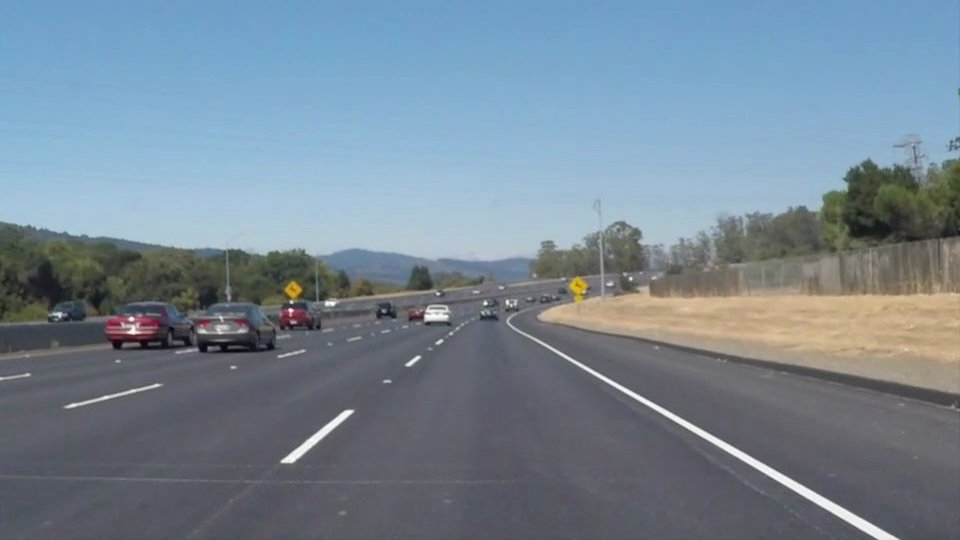
#> input picture 01_lane_detection/samples/inputs/solidWhiteCurve.jpg, 960 x 540 px, given as the content of the folder ../../data/lane, which was not available
$ python evaluate.py
#> lines starting #> are read from the running program, lines starting #| are printed output that depends on the picture; after the words box and inside, x2 and y2 are one past the last pixel; in counts of white or black regions, pixels touching at a corner belong together; pictures that were not available may be replaced by others from this repository, and a replacement may not be noted
### 01_lane_detection/src/lane_detection.py
"""Classical lane detection + lane departure warning.

Pipeline per frame:
  1. Colour mask (HLS): keep white and yellow paint, drop grey asphalt/shadows.
  2. Grayscale + Gaussian blur + Canny edges, restricted to the colour mask.
  3. Trapezoid region of interest (road area in front of the car).
  4. Probabilistic Hough transform -> line segments.
  5. Split segments into left/right by slope, fit one line per side (length-weighted).
  6. Temporal smoothing (exponential moving average) across frames.
  7. Perspective warp to a bird's-eye view: measure lane width and the car's
     lateral offset from the lane centre -> departure warning.

Usage:
  python lane_detection.py --input video.mp4 --output out.mp4 [--no-color] [--no-smooth]
  python lane_detection.py --input image.jpg --output out.jpg
"""
import argparse
import json
import os

import cv2
import numpy as np

# ---- tunable parameters (try changing these) ----
CANNY_LOW, CANNY_HIGH = 50, 150
HOUGH_THRESHOLD = 20        # min votes
HOUGH_MIN_LEN = 20          # px
HOUGH_MAX_GAP = 100         # px
MIN_ABS_SLOPE = 0.4         # reject near-horizontal segments
SMOOTH_ALPHA = 0.2          # EMA weight of the new frame (lower = smoother)
DEPARTURE_THRESHOLD = 0.20  # warn when |offset| > 20% of the lane width
LANE_WIDTH_M = 3.7          # standard US lane width, for metres conversion
MAX_MISSING_FRAMES = 5      # drop a lane line after this many frames without a detection
DEFAULT_LANE_W_FRAC = 0.40  # bird's-eye lane width / image width, used before any two-line fit

# ROI and warp source trapezoid as fractions of (width, height)
ROI = [(0.10, 0.95), (0.45, 0.62), (0.55, 0.62), (0.95, 0.95)]
Y_TOP, Y_BOTTOM = 0.64, 0.95  # rows where the fitted lines are drawn / warped


def color_mask(frame):
    hls = cv2.cvtColor(frame, cv2.COLOR_BGR2HLS)
    white = cv2.inRange(hls, (0, 190, 0), (180, 255, 255))
    yellow = cv2.inRange(hls, (15, 80, 90), (40, 220, 255))
    return cv2.bitwise_or(white, yellow)


def edges(frame, use_color=True):
    gray = cv2.cvtColor(frame, cv2.COLOR_BGR2GRAY)
    blur = cv2.GaussianBlur(gray, (5, 5), 0)
    e = cv2.Canny(blur, CANNY_LOW, CANNY_HIGH)
    if use_color:
        mask = cv2.dilate(color_mask(frame), np.ones((5, 5), np.uint8))
        e = cv2.bitwise_and(e, mask)
    return e


def roi_mask(img):
    h, w = img.shape[:2]
    poly = np.array([[(int(x * w), int(y * h)) for x, y in ROI]], np.int32)
    m = np.zeros_like(img)
    cv2.fillPoly(m, poly, 255)
    return cv2.bitwise_and(img, m)


def fit_lanes(segments, w, h):
    """Return (left, right) lines as (slope, intercept) or None."""
    sides = {"left": [], "right": []}
    if segments is not None:
        for x1, y1, x2, y2 in segments.reshape(-1, 4):
            if x1 == x2:
                continue
            m = (y2 - y1) / (x2 - x1)
            if abs(m) < MIN_ABS_SLOPE:
                continue
            b = y1 - m * x1
            length = np.hypot(x2 - x1, y2 - y1)
            # image y points down: left lane line has negative slope, right lane line positive.
            # Only the slope sign is used (not the screen half), so a line that drifts past the
            # image centre during a lane departure is still assigned to the correct side.
            sides["left" if m < 0 else "right"].append((m, b, length))
    out = []
    for k in ("left", "right"):
        if not sides[k]:
            out.append(None)
            continue
        a = np.array(sides[k])
        out.append((np.average(a[:, 0], weights=a[:, 2]), np.average(a[:, 1], weights=a[:, 2])))
    return out


def x_at(line, y):
    m, b = line
    return (y - b) / m


class LaneTracker:
    def __init__(self, smooth=True):
        self.smooth = smooth
        self.state = [None, None]
        self.missing = [0, 0]
        self.lane_w = None  # bird's-eye lane width (px), remembered for the one-line fallback

    def update(self, lines):
        for i, ln in enumerate(lines):
            if ln is None:
                # keep the last estimate for a few frames (dashed lines have gaps), then drop it
                self.missing[i] += 1
                if self.missing[i] > MAX_MISSING_FRAMES or not self.smooth:
                    self.state[i] = None
                continue
            self.missing[i] = 0
            if self.state[i] is None or not self.smooth:
                self.state[i] = ln
            else:
                old = np.array(self.state[i])
                self.state[i] = tuple((1 - SMOOTH_ALPHA) * old + SMOOTH_ALPHA * np.array(ln))
        return self.state


def birdseye_matrix(w, h):
    src = np.float32([(x * w, y * h) for x, y in ROI])
    dst = np.float32([(0.25 * w, h), (0.25 * w, 0), (0.75 * w, 0), (0.75 * w, h)])
    return cv2.getPerspectiveTransform(src, dst)


def to_birdseye_x(x, y, M):
    return cv2.perspectiveTransform(np.float32([[[x, y]]]), M)[0, 0, 0]


def lane_geometry(left, right, w, h, M, known_lane_w=None):
    """Lane width and car offset measured in the bird's-eye view (pixels -> fraction of lane width).
    If only one line is visible, the other is placed one remembered lane width away."""
    yb = Y_BOTTOM * h
    car = to_birdseye_x(w / 2, yb, M)
    xl = to_birdseye_x(x_at(left, yb), yb, M) if left is not None else None
    xr = to_birdseye_x(x_at(right, yb), yb, M) if right is not None else None
    if xl is not None and xr is not None:
        lane_w = xr - xl
    else:
        lane_w = known_lane_w or DEFAULT_LANE_W_FRAC * w
        xl = xl if xl is not None else xr - lane_w
        xr = xr if xr is not None else xl + lane_w
    wp = (xl, xr, car)
    centre = (wp[0] + wp[1]) / 2
    offset_frac = (wp[2] - centre) / lane_w if lane_w > 1 else 0.0  # + = car right of centre
    return lane_w, offset_frac


def draw(frame, left, right, offset_frac, warn, birdseye):
    h, w = frame.shape[:2]
    overlay = frame.copy()
    yt, yb = Y_TOP * h, Y_BOTTOM * h
    if left is not None and right is not None:
        poly = np.array([[x_at(left, yb), yb], [x_at(left, yt), yt],
                         [x_at(right, yt), yt], [x_at(right, yb), yb]], np.int32)
        cv2.fillPoly(overlay, [poly], (0, 0, 255) if warn else (0, 180, 0))
    for ln in (left, right):
        if ln is not None:
            cv2.line(overlay, (int(x_at(ln, yb)), int(yb)), (int(x_at(ln, yt)), int(yt)), (255, 0, 0), 8)
    out = cv2.addWeighted(overlay, 0.4, frame, 0.6, 0)
    if offset_frac is not None:
        txt = f"offset {offset_frac * LANE_WIDTH_M:+.2f} m ({offset_frac * 100:+.0f}% of lane)"
        cv2.putText(out, txt, (20, 40), cv2.FONT_HERSHEY_SIMPLEX, 1.0, (255, 255, 255), 2)
    if warn:
        cv2.putText(out, "LANE DEPARTURE WARNING", (20, 85), cv2.FONT_HERSHEY_SIMPLEX, 1.2, (0, 0, 255), 3)
    # picture-in-picture: bird's-eye edge view
    if birdseye is not None:
        pip = cv2.resize(cv2.cvtColor(birdseye, cv2.COLOR_GRAY2BGR), (w // 4, h // 4))
        out[10:10 + h // 4, w - w // 4 - 10:w - 10] = pip
        cv2.putText(out, "bird's-eye", (w - w // 4, h // 4 + 30), cv2.FONT_HERSHEY_SIMPLEX, 0.6, (255, 255, 255), 1)
    return out


def process_frame(frame, tracker, M, use_color=True):
    h, w = frame.shape[:2]
    e = roi_mask(edges(frame, use_color))
    segs = cv2.HoughLinesP(e, 1, np.pi / 180, HOUGH_THRESHOLD, minLineLength=HOUGH_MIN_LEN, maxLineGap=HOUGH_MAX_GAP)
    raw = fit_lanes(segs, w, h)
    left, right = tracker.update(raw)
    offset, lane_w, warn = None, None, False
    if left is not None or right is not None:
        lane_w, offset = lane_geometry(left, right, w, h, M, tracker.lane_w)
        if left is not None and right is not None and lane_w > 0:
            tracker.lane_w = lane_w if tracker.lane_w is None else 0.9 * tracker.lane_w + 0.1 * lane_w
        else:
            lane_w = None  # not measured this frame
        warn = abs(offset) > DEPARTURE_THRESHOLD
    bird = cv2.warpPerspective(e, M, (w, h))
    vis = draw(frame, left, right, offset, warn, bird)
    return vis, dict(left_found=raw[0] is not None, right_found=raw[1] is not None,
                     left=left, right=right, offset=offset, lane_w=lane_w, warn=warn, edges=e)


# [36 lines left out: function main, not called in this run]


# [2 lines that do not run on import are left out]

### 01_lane_detection/src/evaluate.py
"""Run the pipeline on all videos and images under three configurations and compute metrics.

There are no ground-truth lane labels in the Udacity sample videos, so we use label-free metrics:
  - detection rate: % of frames where the raw Hough fit found the left / right / both lines
  - jitter: mean frame-to-frame change (px) of the output lane line x-position at the bottom and top rows
  - lane-width stability: coefficient of variation of the bird's-eye lane width (a real lane has constant width)
  - warning rate: % of frames with a departure warning (should be ~0 here, the car stays in lane)

Usage: python evaluate.py --data ../../data/lane --out ../results
"""
import argparse
import glob
import json
import os
import sys

import cv2
import matplotlib
matplotlib.use("Agg")
import matplotlib.pyplot as plt
import numpy as np
from PIL import Image

sys.path.insert(0, os.path.dirname(__file__))
import lane_detection as ld

CONFIGS = {"full": dict(color=True, smooth=True),
           "no_color_mask": dict(color=False, smooth=True),
           "no_smoothing": dict(color=True, smooth=False)}


# [46 lines left out: functions run_video, metrics, not called in this run]


def pipeline_figure(img_path, out_path):
    img = cv2.imread(img_path)
    h, w = img.shape[:2]
    M = ld.birdseye_matrix(w, h)
    cm = ld.color_mask(img)
    e = ld.edges(img, True)
    r = ld.roi_mask(e)
    segs = cv2.HoughLinesP(r, 1, np.pi / 180, ld.HOUGH_THRESHOLD, minLineLength=ld.HOUGH_MIN_LEN, maxLineGap=ld.HOUGH_MAX_GAP)
    hough = img.copy()
    if segs is not None:
        for x1, y1, x2, y2 in segs.reshape(-1, 4):
            cv2.line(hough, (x1, y1), (x2, y2), (0, 0, 255), 3)
    poly = np.array([[(int(x * w), int(y * h)) for x, y in ld.ROI]], np.int32)
    cv2.polylines(hough, poly, True, (0, 255, 0), 2)
    bird = cv2.warpPerspective(img, M, (w, h))
    final, _ = ld.process_frame(img, ld.LaneTracker(), M)
    panels = [("1. input", img), ("2. colour mask (HLS)", cm), ("3. Canny edges (masked)", e),
              ("4. Hough segments + ROI", hough), ("5. bird's-eye warp", bird), ("6. output", final)]
    fig, ax = plt.subplots(2, 3, figsize=(15, 6.5))
    for a, (t, im) in zip(ax.flat, panels):
        a.imshow(im if im.ndim == 2 else cv2.cvtColor(im, cv2.COLOR_BGR2RGB), cmap="gray")
        a.set_title(t)
        a.axis("off")
    plt.tight_layout()
    plt.savefig(out_path, dpi=90)
    plt.close()


def main():
    ap = argparse.ArgumentParser()
    ap.add_argument("--data", default="../../data/lane")
    ap.add_argument("--out", default="../results")
    ap.add_argument("--samples", default="../samples")
    a = ap.parse_args()
    os.makedirs(a.out, exist_ok=True)
    os.makedirs(a.samples, exist_ok=True)

    results = {}
    for vid in sorted(glob.glob(os.path.join(a.data, "*.mp4"))):
        name = os.path.splitext(os.path.basename(vid))[0]
        for cfg, kw in CONFIGS.items():
            full = cfg == "full"
            rows, w, h = run_video(vid, kw["color"], kw["smooth"],
                                   writer_path=os.path.join(a.out, f"{name}_out.mp4") if full else None,
                                   gif_path=os.path.join(a.samples, f"{name}.gif") if full else None)
            results.setdefault(name, {})[cfg] = metrics(rows, w, h)
            if full:  # offset trace plot
                off = [r["offset"] * ld.LANE_WIDTH_M if r["offset"] is not None else np.nan for r in rows]
                plt.figure(figsize=(8, 2.8))
                plt.plot(off)
                for s in (1, -1):
                    plt.axhline(s * ld.DEPARTURE_THRESHOLD * ld.LANE_WIDTH_M, color="r", ls="--")
                plt.xlabel("frame")
                plt.ylabel("lateral offset (m)")
                plt.title(f"{name}: estimated offset from lane centre (red = warning threshold)")
                plt.tight_layout()
                plt.savefig(os.path.join(a.out, f"{name}_offset.png"), dpi=90)
                plt.close()
            print(name, cfg, results[name][cfg])

    with open(os.path.join(a.out, "metrics.json"), "w") as f:
        json.dump(results, f, indent=2)

    # markdown table
    lines = ["| video | config | frames | left % | right % | both % | jitter bottom (px) | jitter top (px) | lane width CV % | warnings % |",
             "|---|---|---|---|---|---|---|---|---|---|"]
    for v, d in results.items():
        for c, m in d.items():
            lines.append(f"| {v} | {c} | {m['frames']} | {m['left_det_pct']:.1f} | {m['right_det_pct']:.1f} | {m['both_det_pct']:.1f} | "
                         f"{m['jitter_bottom_px']:.1f} | {m['jitter_top_px']:.1f} | {m['lane_width_cv_pct']:.1f} | {m['warning_pct']:.1f} |")
    with open(os.path.join(a.out, "metrics.md"), "w") as f:
        f.write("\n".join(lines) + "\n")

    # still images
    for img in sorted(glob.glob(os.path.join(a.data, "*.jpg"))):
        name = os.path.splitext(os.path.basename(img))[0]
        im = cv2.imread(img)
#> im is the input picture: shape (540, 960, 3); mean B, G, R 148.1, 134.5, 118.5
        vis, _ = ld.process_frame(im, ld.LaneTracker(), ld.birdseye_matrix(im.shape[1], im.shape[0]))
#> in edges, `e = cv2.bitwise_and(e, mask)`:
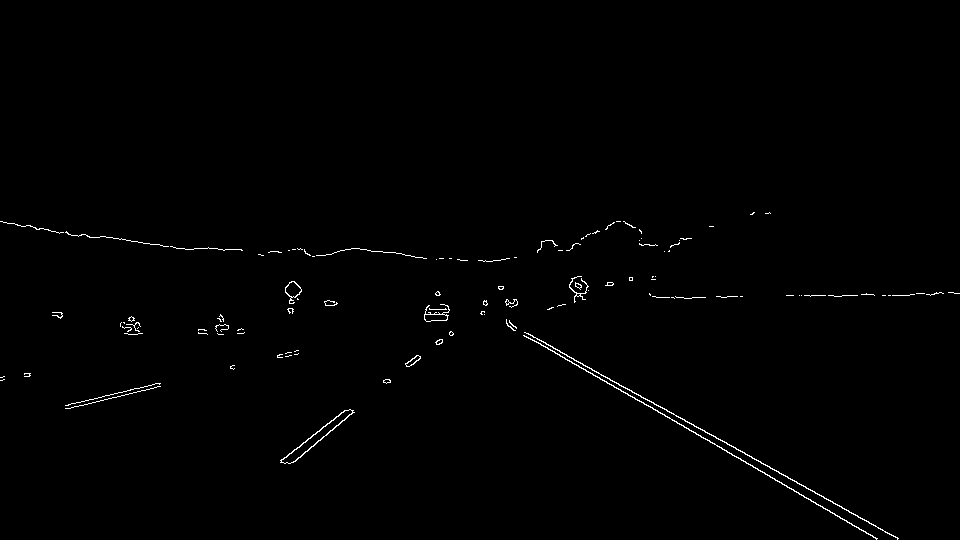
#> e: shape (540, 960); 0.67% white in thin lines or dots, all inside (x1, y1, x2, y2) = (0, 212, 960, 540)
#> in roi_mask, `h, w = img.shape[:2]`: h = 540; w = 960
#> in roi_mask, `poly = np.array([[(int(x * w), int(y * h)) for x, y in ROI]], np.int32)`: poly = [[96, 513], [432, 334], [528, 334], [912, 513]]
#> in process_frame, `segs = cv2.HoughLinesP(e, 1, np.pi / 180, HOUGH_THRESHOLD, minLineLeng..`: segs = [[524, 335, 833, 513], [529, 334, 853, 513], [534, 340, 834, 513], [281, 461, 344, 410], [292, 462, 439, 339], [295, 461, 440, 339], [280, 462, 417, 355], [528, 334, 851, 513], [281, 459, 453, 334]]
#> the loop in fit_lanes, `for x1, y1, x2, y2 in segments.reshape(-1, 4):` made 9 passes
#> (x1, y1, x2, y2, m, b, length) on passes 1 to 8: (524, 335, 833, 513, 0.576, 33.15, 356.6), (529, 334, 853, 513, 0.552, 41.74, 370.2), (534, 340, 834, 513, 0.577, 32.06, 346.3), (281, 461, 344, 410, -0.81, 688.5, 81.06), (292, 462, 439, 339, -0.837, 706.3, 191.7), (295, 461, 440, 339, -0.841, 709.2, 189.5), (280, 462, 417, 355, -0.781, 680.7, 173.8), (528, 334, 851, 513, 0.554, 41.39, 369.3)
#> in process_frame, `raw = fit_lanes(segs, w, h)`: raw = [(-0.796, 689.2), (0.565, 37.2)]
#> the loop in update, `for i, ln in enumerate(lines):` made 2 passes
#> after the loop in update, `for i, ln in enumerate(lines):`: self.missing = [0, 0]; self.state = [(-0.796, 689.2), (0.565, 37.2)]
#> in process_frame, `left, right = tracker.update(raw)`: left = (-0.796, 689.2); right = (0.565, 37.2)
#> in lane_geometry, `car = to_birdseye_x(w / 2, yb, M)`: car = 465.9
#> in x_at, `m, b = line`: m = -0.796; b = 689.2
#> in lane_geometry, `xl = to_birdseye_x(x_at(left, yb), yb, M) if left is not None else None`: xl = 313.7
#> in lane_geometry, `xr = to_birdseye_x(x_at(right, yb), yb, M) if right is not None else N..`: xr = 679.3
#> in lane_geometry, `lane_w = xr - xl`: lane_w = 365.6
#> in lane_geometry, `wp = (xl, xr, car)`: wp = (313.7, 679.3, 465.9)
#> in lane_geometry, `centre = (wp[0] + wp[1]) / 2`: centre = 496.5
#> in lane_geometry, `offset_frac = (wp[2] - centre) / lane_w if lane_w > 1 else 0.0`: offset_frac = -0.0838
#> in process_frame, `lane_w, offset = lane_geometry(left, right, w, h, M, tracker.lane_w)`: lane_w = 365.6; offset = -0.0838
#> in process_frame, `tracker.lane_w = lane_w if tracker.lane_w is None else 0.9 * tracker.l..`: tracker.lane_w = 365.6
#> in process_frame, `warn = abs(offset) > DEPARTURE_THRESHOLD`: warn = False
#> in draw, `poly = np.array([[x_at(left, yb), yb], [x_at(left, yt), yt], [x_at(rig..`: poly = [[221, 513], [431, 345], [546, 345], [842, 513]]
#> in draw, `cv2.fillPoly(overlay, [poly], (0, 0, 255) if warn else (0, 180, 0))`:
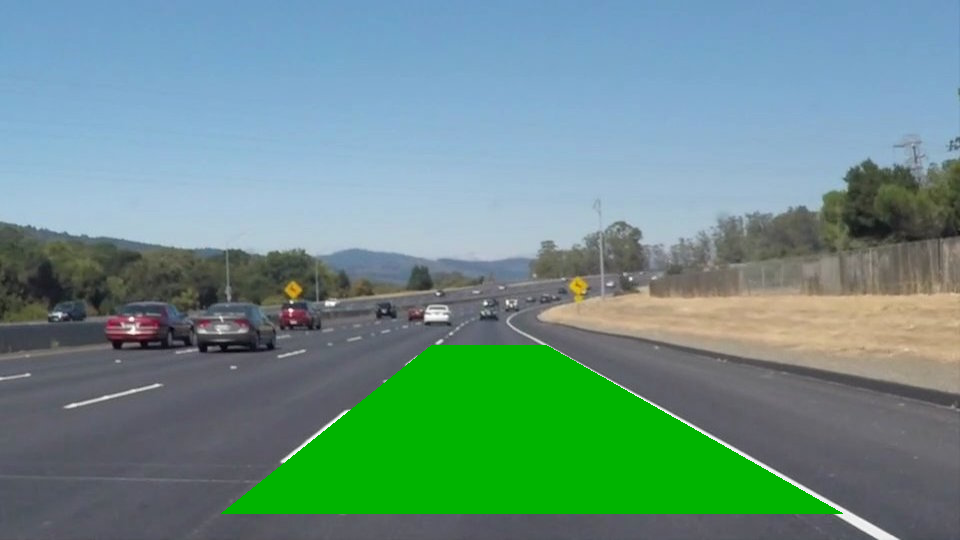
#> overlay: shape (540, 960, 3); 12.05% of pixels changed, all inside (x1, y1, x2, y2) = (221, 345, 843, 514)
#> the loop in draw, `for ln in (left, right):` made 2 passes
#> after the loop in draw, `for ln in (left, right):`:
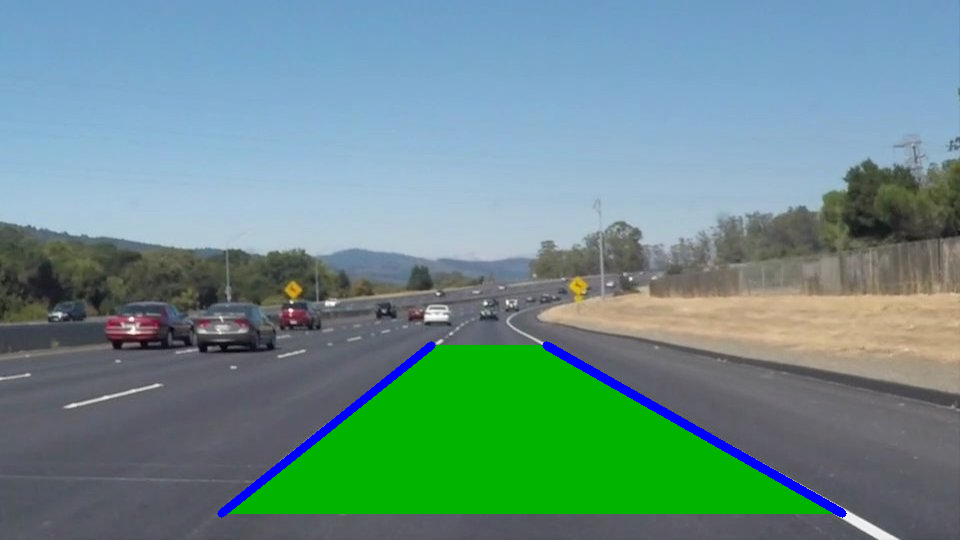
#> overlay: shape (540, 960, 3); 1.04% of pixels changed, all inside (x1, y1, x2, y2) = (217, 341, 847, 518)
#> in draw, `txt = f"offset {offset_frac * LANE_WIDTH_M:+.2f} m ({offset_frac * 100..`: txt = 'offset -0.31 m (-8% of lane)'
#> in draw, `cv2.putText(out, "bird's-eye", (w - w // 4, h // 4 + 30), cv2.FONT_HER..`:
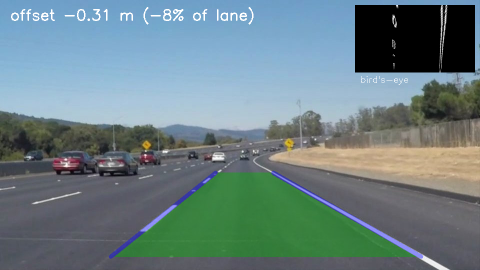
#> out: shape (540, 960, 3) (shown at 1/2 size); mean B, G, R 131.6, 128.1, 106.8
        cv2.imwrite(os.path.join(a.samples, f"{name}_out.jpg"), vis)
    first = sorted(glob.glob(os.path.join(a.data, "*.jpg")))[0]
    pipeline_figure(first, os.path.join(a.samples, "pipeline_stages.png"))
#> in pipeline_figure, `M = ld.birdseye_matrix(w, h)`: M = [[-0.382, -1.49, 646.1], [7.48e-16, -1.97, 658.8], [1.41e-18, -0.00322, 1]]
#> the loop in pipeline_figure, `for x1, y1, x2, y2 in segs.reshape(-1, 4):` made 9 passes
#> after the loop in pipeline_figure, `for x1, y1, x2, y2 in segs.reshape(-1, 4):`:
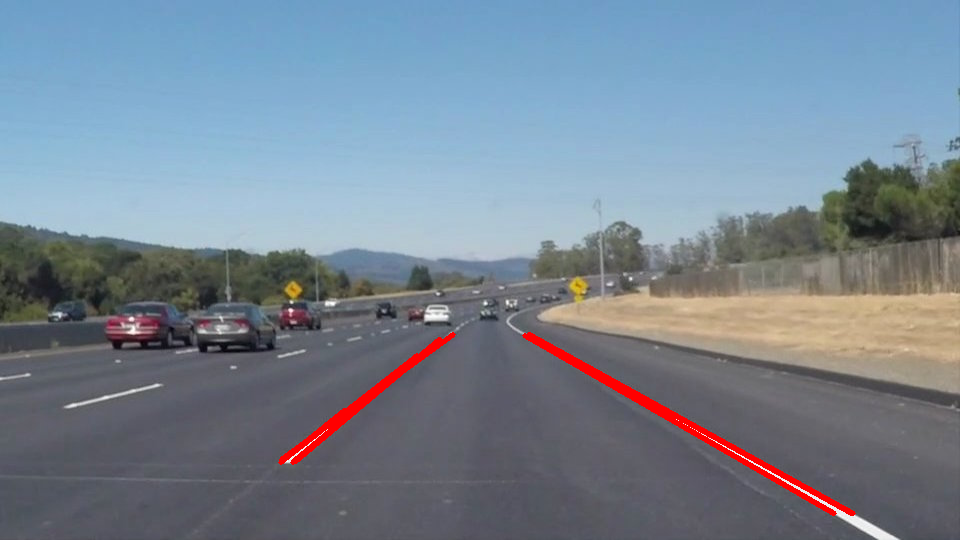
#> hough: shape (540, 960, 3); 1.18% of pixels changed, all inside (x1, y1, x2, y2) = (278, 332, 856, 516)
#> in pipeline_figure, `bird = cv2.warpPerspective(img, M, (w, h))`:
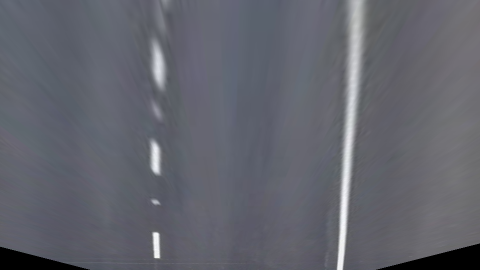
#> bird: shape (540, 960, 3) (shown at 1/2 size); mean B, G, R 109.3, 100.3, 98.6
#> the loop in fit_lanes (call 2), `for x1, y1, x2, y2 in segments.reshape(-1, 4):` made 9 passes
#> the loop in update (call 2), `for i, ln in enumerate(lines):` made 2 passes
#> the loop in draw (call 2), `for ln in (left, right):` made 2 passes
#> the loop in pipeline_figure, `for a, (t, im) in zip(ax.flat, panels):` made 6 passes
#> t on passes 1 to 6: '1. input', '2. colour mask (HLS)', '3. Canny edges (masked)', '4. Hough segments + ROI', "5. bird's-eye warp", '6. output'
#> in pipeline_figure, `plt.savefig(out_path, dpi=90)`:
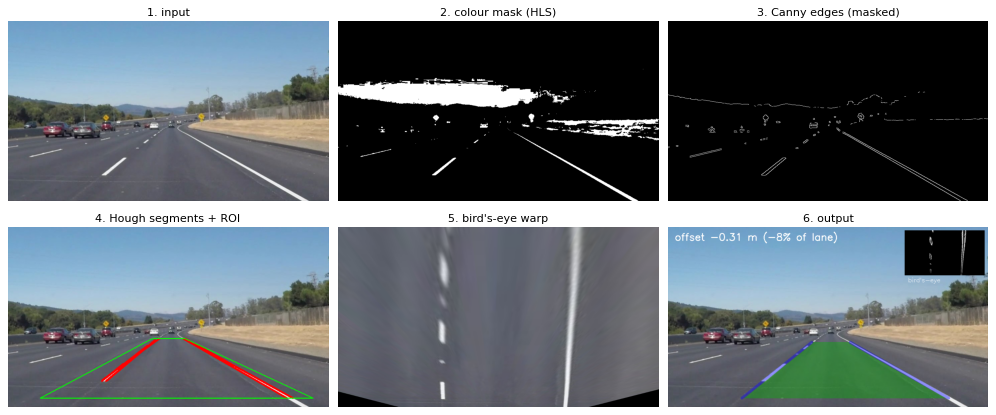
#> figure drawn by matplotlib, 6 panels


if __name__ == "__main__":
    main()
